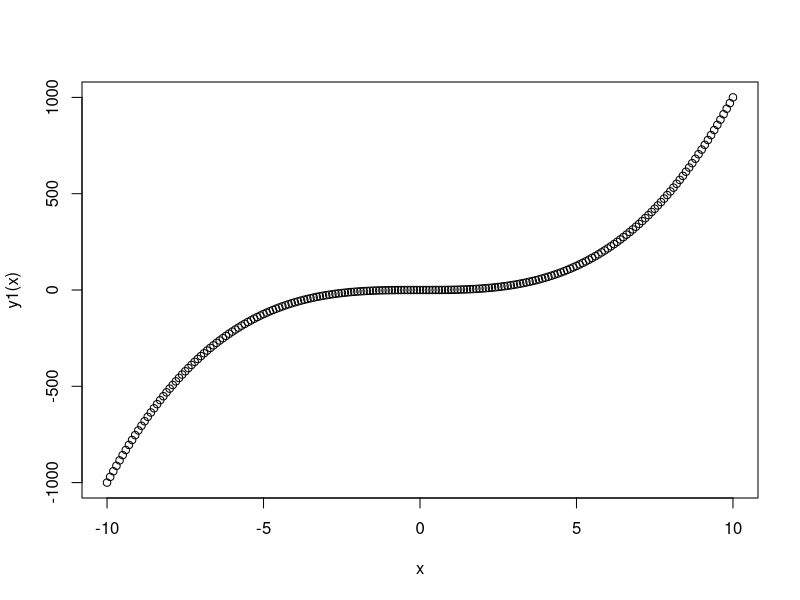
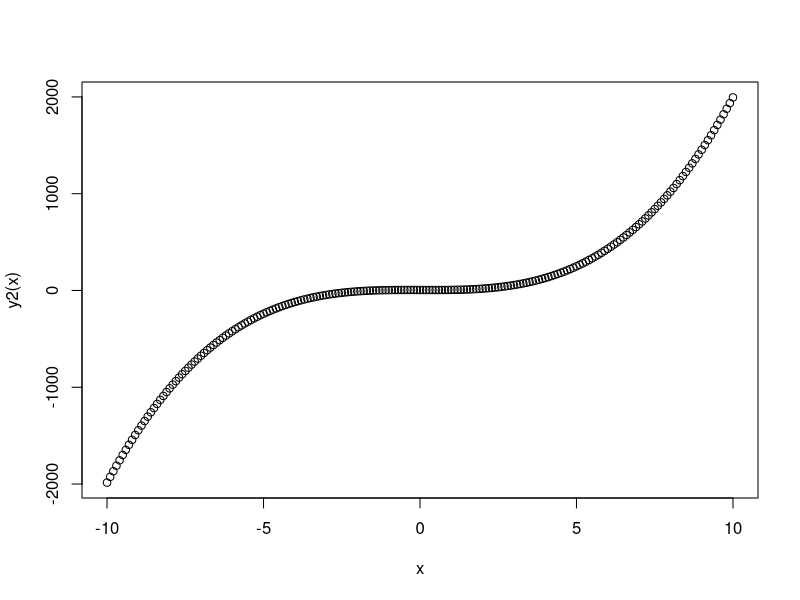
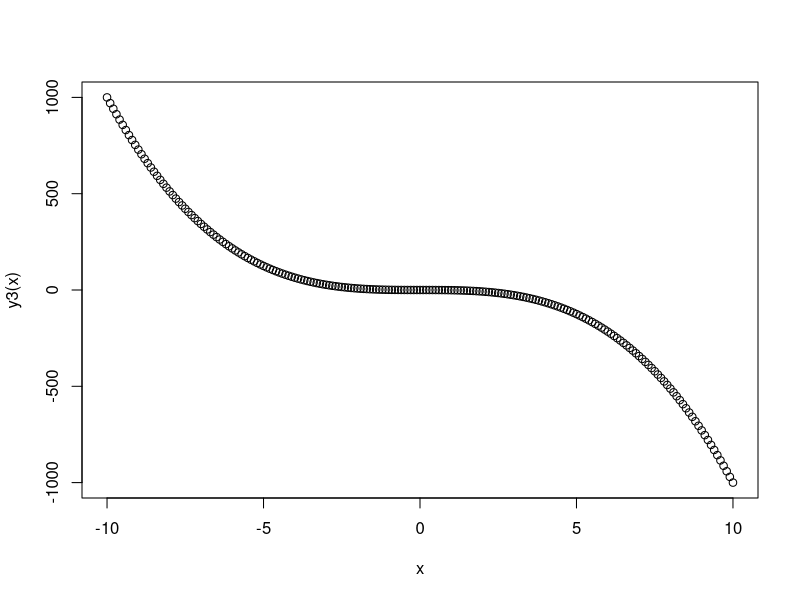
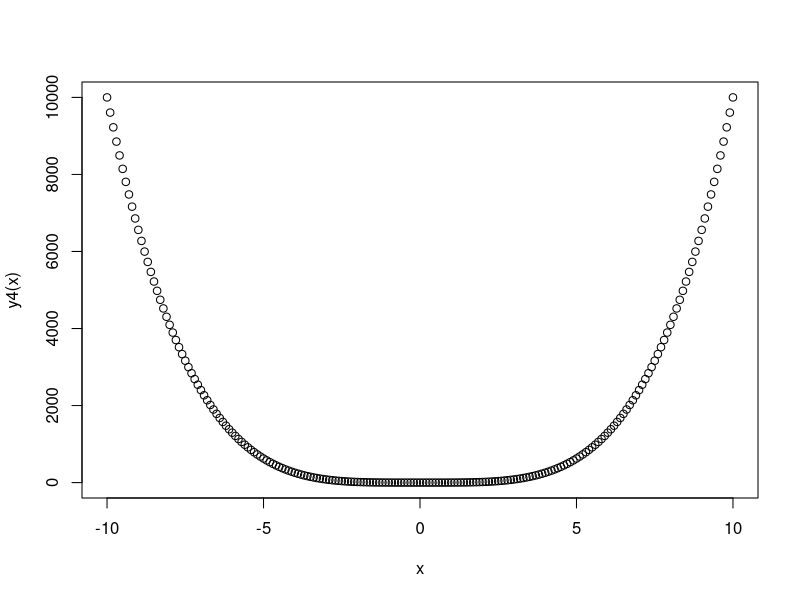
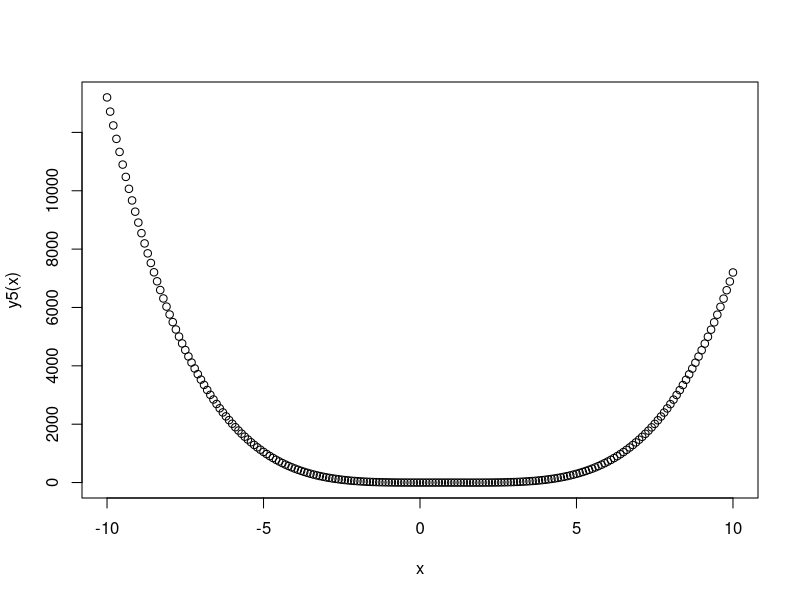
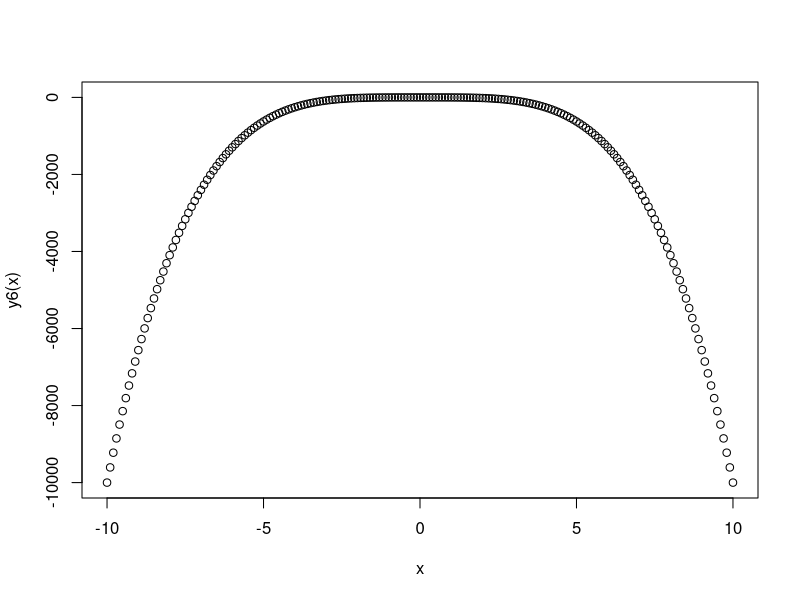
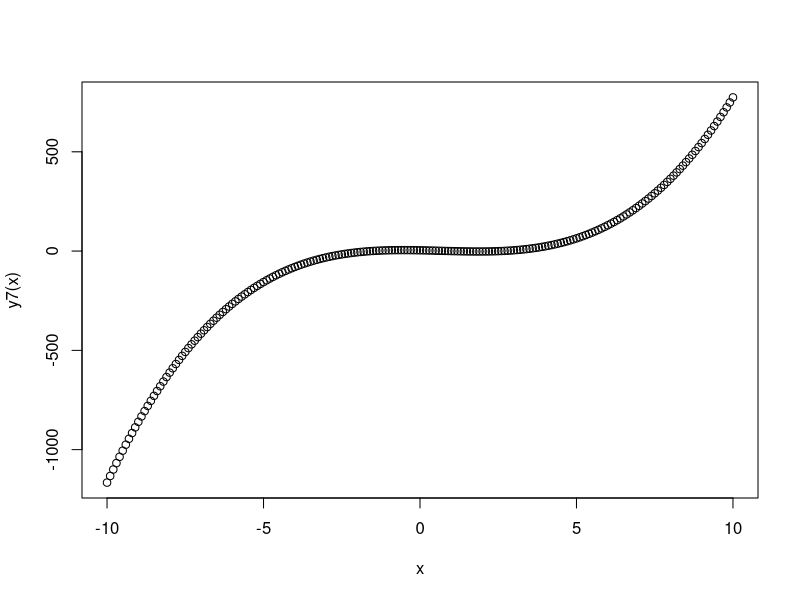
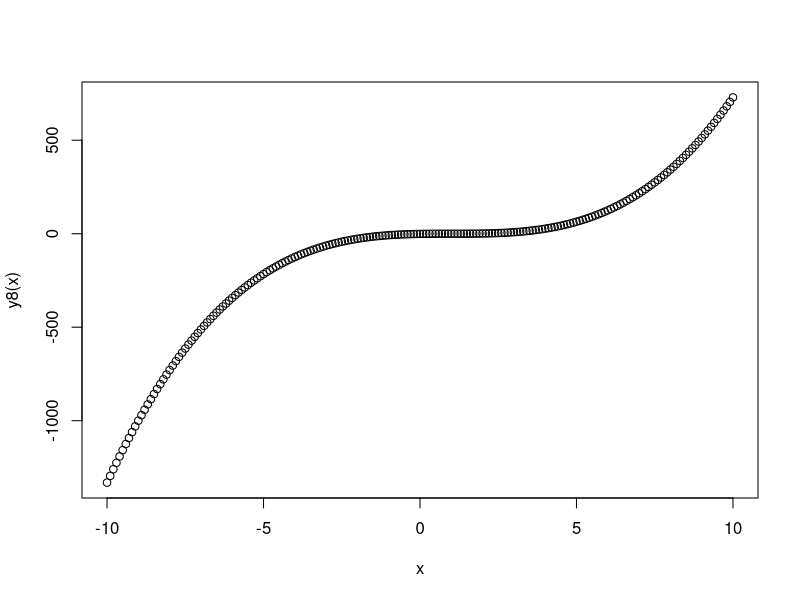

Write R code to recreate these figures, in order.
## ---- chunk 1
y1 <- function(x){
  fx <- x^3
  return(fx)
}


input <- seq(-10,10,0.1)

plot(input,
     sapply(input, y1),
     type = "p",
     xlab = "x",
     ylab = "y1(x)")
     
## ---- chunk 2
y2 <- function(x){
  fx <- 2*x^3-x+5
  return(fx)
}


input <- seq(-10,10,0.1)

plot(input,
     sapply(input, y2),
     type = "p",
     xlab = "x",
     ylab = "y2(x)")
     
## ---- chunk 3
y3 <- function(x){
  fx <- -1*x^3
  return(fx)
}


input <- seq(-10,10,0.1)


plot(input,
     sapply(input, y3),
     type = "p",
     xlab = "x",
     ylab = "y3(x)")
     
## ---- chunk 4
y4 <- function(x){
  fx <- x^4
  return(fx)
}


input <- seq(-10,10,0.1)

plot(input,
     sapply(input, y4),
     type = "p",
     xlab = "x",
     ylab = "y4(x)")

## ---- chunk 5
y5 <- function(x){
  fx <- x^4-3*x^3+2*x^2-1
  return(fx)
}


input <- seq(-10,10,0.1)

plot(input,
     sapply(input, y5),
     type = "p",
     xlab = "x",
     ylab = "y5(x)")

## ---- chunk 6
y6 <- function(x){
  fx <- -1*x^4
  return(fx)
}


input <- seq(-10,10,0.1)

plot(input,
     sapply(input, y6),
     type = "p",
     xlab = "x",
     ylab = "y6(x)")

## ---- chunk 7
y7 <- function(x){
  fx <- x^3-2*x^2-3*x+4
  return(fx)
}


input <- seq(-10,10,0.1)

plot(input,
     sapply(input, y7),
     type = "p",
     xlab = "x",
     ylab = "y7(x)")

## ---- chunk 8
y8 <- function(x){
  fx <- x^3-3*x^2+3*x-1
  return(fx)
}


input <- seq(-10,10,0.1)

plot(input,
     sapply(input, y8),
     type = "p",
     xlab = "x",
     ylab = "y8(x)")

## ---- chunk 9
y9 <- function(x){
  fx <- -1*x^3+2*x^2+3*x-4
  return(fx)
}


input <- seq(-10,10,0.1)

plot(input,
     sapply(input, y9),
     type = "p",
     xlab = "x",
     ylab = "y9(x)")

## ---- chunk 10
y10 <- function(x){
  fx <- x^4-x^3-x^2+x+1
  return(fx)
}


input <- seq(-10,10,0.1)

plot(input,
     sapply(input, y10),
     type = "p",
     xlab = "x",
     ylab = "y10(x)")

## ---- chunk 11
y11 <- function(x){
  fx <- x^4-4*x^3+6*x^2-4*x
  return(fx)
}


input <- seq(-10,10,0.1)

plot(input,
     sapply(input, y11),
     type = "p",
     xlab = "x",
     ylab = "y11(x)")

## ---- chunk 12
y12 <- function(x){
  fx <- -1*x^4-2*x^3+3*x
  return(fx)
}


input <- seq(-10,10,0.1)

plot(input,
     sapply(input, y12),
     type = "p",
     xlab = "x",
     ylab = "y12(x)")

